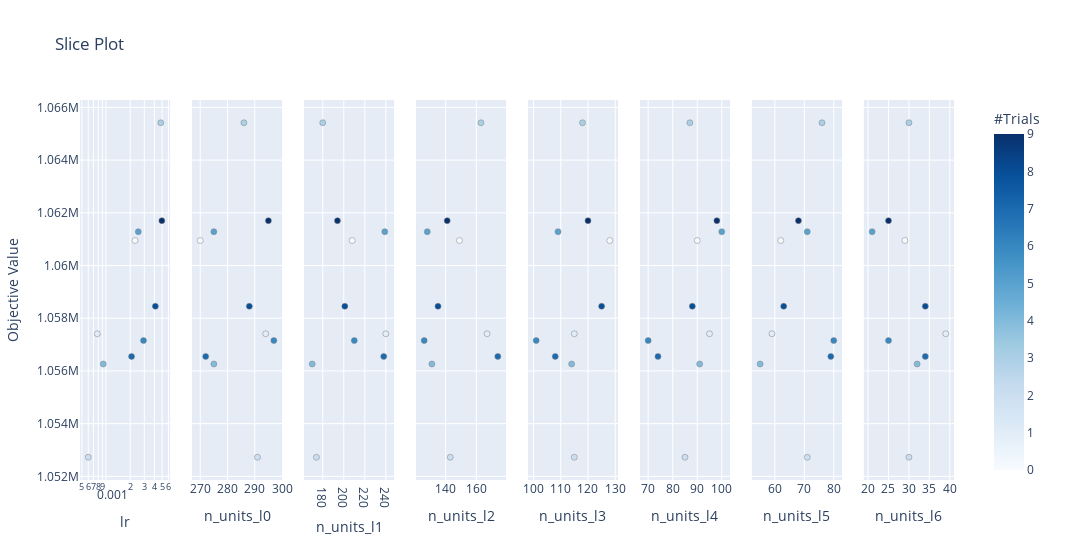

Write notebook code for a chart like this one.
### Code cell
optuna.visualization.plot_slice(study)

### Figure 1 — Plotly figure (JSON) as saved in the notebook; plotly's stock layout.template omitted (floating-point values rounded to 4 significant figures)
{"data": [{"showlegend": false, "yaxis": "y", "y": [1061000.0, 1057000.0, 1053000.0, 1065000.0, 1056000.0, 1061000.0, 1057000.0, 1057000.0, 1058000.0, 1062000.0], "mode": "markers", "xaxis": "x", "marker": {"color": [0, 1, 2, 3, 4, 5, 6, 7, 8, 9], "colorbar": {"x": 1, "xpad": 40, "title": {"text": "#Trials"}}, "line": {"color": "Grey", "width": 0.5}, "showscale": true, "colorscale": [[0, "rgb(247,251,255)"], [0.125, "rgb(222,235,247)"], [0.25, "rgb(198,219,239)"], [0.375, "rgb(158,202,225)"], [0.5, "rgb(107,174,214)"], [0.625, "rgb(66,146,198)"], [0.75, "rgb(33,113,181)"], [0.875, "rgb(8,81,156)"], [1, "rgb(8,48,107)"]]}, "x": [0.002299, 0.0007783, 0.0006004, 0.004811, 0.0009224, 0.002525, 0.002931, 0.002082, 0.00412, 0.004968], "type": "scatter"}, {"showlegend": false, "yaxis": "y2", "y": [1061000.0, 1057000.0, 1053000.0, 1065000.0, 1056000.0, 1061000.0, 1057000.0, 1057000.0, 1058000.0, 1062000.0], "mode": "markers", "xaxis": "x2", "marker": {"color": [0, 1, 2, 3, 4, 5, 6, 7, 8, 9], "colorbar": {"x": 1, "xpad": 40, "title": {"text": "#Trials"}}, "line": {"color": "Grey", "width": 0.5}, "showscale": false, "colorscale": [[0, "rgb(247,251,255)"], [0.125, "rgb(222,235,247)"], [0.25, "rgb(198,219,239)"], [0.375, "rgb(158,202,225)"], [0.5, "rgb(107,174,214)"], [0.625, "rgb(66,146,198)"], [0.75, "rgb(33,113,181)"], [0.875, "rgb(8,81,156)"], [1, "rgb(8,48,107)"]]}, "x": [270, 294, 291, 286, 275, 275, 297, 272, 288, 295], "type": "scatter"}, {"showlegend": false, "yaxis": "y3", "y": [1061000.0, 1057000.0, 1053000.0, 1065000.0, 1056000.0, 1061000.0, 1057000.0, 1057000.0, 1058000.0, 1062000.0], "mode": "markers", "xaxis": "x3", "marker": {"color": [0, 1, 2, 3, 4, 5, 6, 7, 8, 9], "colorbar": {"x": 1, "xpad": 40, "title": {"text": "#Trials"}}, "line": {"color": "Grey", "width": 0.5}, "showscale": false, "colorscale": [[0, "rgb(247,251,255)"], [0.125, "rgb(222,235,247)"], [0.25, "rgb(198,219,239)"], [0.375, "rgb(158,202,225)"], [0.5, "rgb(107,174,214)"], [0.625, "rgb(66,146,198)"], [0.75, "rgb(33,113,181)"], [0.875, "rgb(8,81,156)"], [1, "rgb(8,48,107)"]]}, "x": [208, 240, 174, 180, 170, 239, 210, 238, 201, 194], "type": "scatter"}, {"showlegend": false, "yaxis": "y4", "y": [1061000.0, 1057000.0, 1053000.0, 1065000.0, 1056000.0, 1061000.0, 1057000.0, 1057000.0, 1058000.0, 1062000.0], "mode": "markers", "xaxis": "x4", "marker": {"color": [0, 1, 2, 3, 4, 5, 6, 7, 8, 9], "colorbar": {"x": 1, "xpad": 40, "title": {"text": "#Trials"}}, "line": {"color": "Grey", "width": 0.5}, "showscale": false, "colorscale": [[0, "rgb(247,251,255)"], [0.125, "rgb(222,235,247)"], [0.25, "rgb(198,219,239)"], [0.375, "rgb(158,202,225)"], [0.5, "rgb(107,174,214)"], [0.625, "rgb(66,146,198)"], [0.75, "rgb(33,113,181)"], [0.875, "rgb(8,81,156)"], [1, "rgb(8,48,107)"]]}, "x": [149, 167, 143, 163, 131, 128, 126, 174, 135, 141], "type": "scatter"}, {"showlegend": false, "yaxis": "y5", "y": [1061000.0, 1057000.0, 1053000.0, 1065000.0, 1056000.0, 1061000.0, 1057000.0, 1057000.0, 1058000.0, 1062000.0], "mode": "markers", "xaxis": "x5", "marker": {"color": [0, 1, 2, 3, 4, 5, 6, 7, 8, 9], "colorbar": {"x": 1, "xpad": 40, "title": {"text": "#Trials"}}, "line": {"color": "Grey", "width": 0.5}, "showscale": false, "colorscale": [[0, "rgb(247,251,255)"], [0.125, "rgb(222,235,247)"], [0.25, "rgb(198,219,239)"], [0.375, "rgb(158,202,225)"], [0.5, "rgb(107,174,214)"], [0.625, "rgb(66,146,198)"], [0.75, "rgb(33,113,181)"], [0.875, "rgb(8,81,156)"], [1, "rgb(8,48,107)"]]}, "x": [128, 115, 115, 118, 114, 109, 101, 108, 125, 120], "type": "scatter"}, {"showlegend": false, "yaxis": "y6", "y": [1061000.0, 1057000.0, 1053000.0, 1065000.0, 1056000.0, 1061000.0, 1057000.0, 1057000.0, 1058000.0, 1062000.0], "mode": "markers", "xaxis": "x6", "marker": {"color": [0, 1, 2, 3, 4, 5, 6, 7, 8, 9], "colorbar": {"x": 1, "xpad": 40, "title": {"text": "#Trials"}}, "line": {"color": "Grey", "width": 0.5}, "showscale": false, "colorscale": [[0, "rgb(247,251,255)"], [0.125, "rgb(222,235,247)"], [0.25, "rgb(198,219,239)"], [0.375, "rgb(158,202,225)"], [0.5, "rgb(107,174,214)"], [0.625, "rgb(66,146,198)"], [0.75, "rgb(33,113,181)"], [0.875, "rgb(8,81,156)"], [1, "rgb(8,48,107)"]]}, "x": [90, 95, 85, 87, 91, 100, 70, 74, 88, 98], "type": "scatter"}, {"showlegend": false, "yaxis": "y7", "y": [1061000.0, 1057000.0, 1053000.0, 1065000.0, 1056000.0, 1061000.0, 1057000.0, 1057000.0, 1058000.0, 1062000.0], "mode": "markers", "xaxis": "x7", "marker": {"color": [0, 1, 2, 3, 4, 5, 6, 7, 8, 9], "colorbar": {"x": 1, "xpad": 40, "title": {"text": "#Trials"}}, "line": {"color": "Grey", "width": 0.5}, "showscale": false, "colorscale": [[0, "rgb(247,251,255)"], [0.125, "rgb(222,235,247)"], [0.25, "rgb(198,219,239)"], [0.375, "rgb(158,202,225)"], [0.5, "rgb(107,174,214)"], [0.625, "rgb(66,146,198)"], [0.75, "rgb(33,113,181)"], [0.875, "rgb(8,81,156)"], [1, "rgb(8,48,107)"]]}, "x": [62, 59, 71, 76, 55, 71, 80, 79, 63, 68], "type": "scatter"}, {"showlegend": false, "yaxis": "y8", "y": [1061000.0, 1057000.0, 1053000.0, 1065000.0, 1056000.0, 1061000.0, 1057000.0, 1057000.0, 1058000.0, 1062000.0], "mode": "markers", "xaxis": "x8", "marker": {"color": [0, 1, 2, 3, 4, 5, 6, 7, 8, 9], "colorbar": {"x": 1, "xpad": 40, "title": {"text": "#Trials"}}, "line": {"color": "Grey", "width": 0.5}, "showscale": false, "colorscale": [[0, "rgb(247,251,255)"], [0.125, "rgb(222,235,247)"], [0.25, "rgb(198,219,239)"], [0.375, "rgb(158,202,225)"], [0.5, "rgb(107,174,214)"], [0.625, "rgb(66,146,198)"], [0.75, "rgb(33,113,181)"], [0.875, "rgb(8,81,156)"], [1, "rgb(8,48,107)"]]}, "x": [29, 39, 30, 30, 32, 21, 25, 34, 34, 25], "type": "scatter"}], "layout": {"yaxis7": {"matches": "y", "domain": [0, 1], "showticklabels": false, "anchor": "x7"}, "yaxis6": {"matches": "y", "domain": [0, 1], "showticklabels": false, "anchor": "x6"}, "title": {"text": "Slice Plot"}, "xaxis7": {"domain": [0.7688, 0.8719], "anchor": "y7", "title": {"text": "n_units_l5"}}, "xaxis6": {"domain": [0.6406, 0.7438], "anchor": "y6", "title": {"text": "n_units_l4"}}, "xaxis5": {"domain": [0.5125, 0.6156], "anchor": "y5", "title": {"text": "n_units_l3"}}, "xaxis4": {"domain": [0.3844, 0.4875], "anchor": "y4", "title": {"text": "n_units_l2"}}, "xaxis3": {"domain": [0.2562, 0.3594], "anchor": "y3", "title": {"text": "n_units_l1"}}, "xaxis2": {"domain": [0.1281, 0.2312], "anchor": "y2", "title": {"text": "n_units_l0"}}, "xaxis8": {"domain": [0.8969, 1], "anchor": "y8", "title": {"text": "n_units_l6"}}, "width": 2400, "yaxis2": {"matches": "y", "domain": [0, 1], "showticklabels": false, "anchor": "x2"}, "yaxis3": {"matches": "y", "domain": [0, 1], "showticklabels": false, "anchor": "x3"}, "yaxis4": {"matches": "y", "domain": [0, 1], "showticklabels": false, "anchor": "x4"}, "yaxis5": {"matches": "y", "domain": [0, 1], "showticklabels": false, "anchor": "x5"}, "xaxis": {"domain": [0, 0.1031], "type": "log", "anchor": "y", "title": {"text": "lr"}}, "yaxis": {"domain": [0, 1], "anchor": "x", "title": {"text": "Objective Value"}}, "yaxis8": {"matches": "y", "domain": [0, 1], "showticklabels": false, "anchor": "x8"}}}
